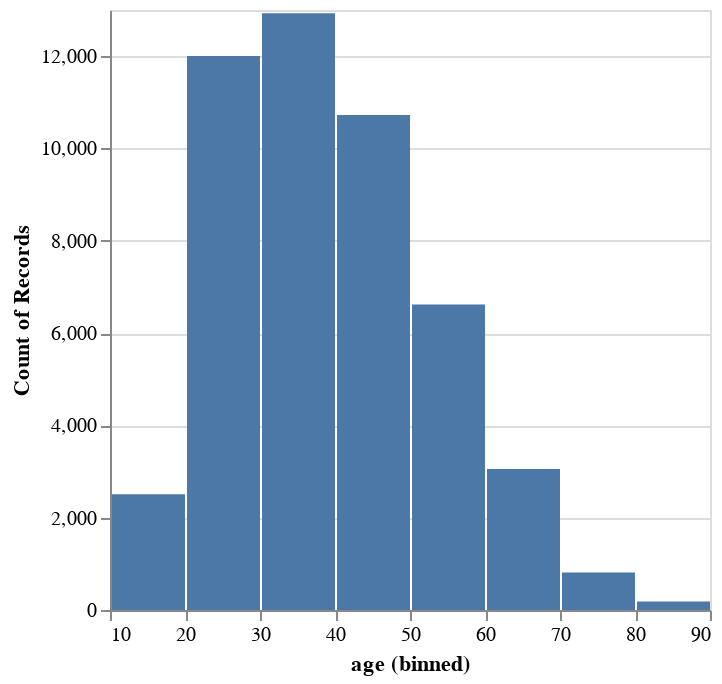

This figure's notebook cell:
### Code cell
alt.data_transformers.disable_max_rows()

alt.Chart(df[['age']]).mark_bar().encode(
        x = alt.X('age:Q', bin=True),
        y = 'count()'
)

### Figure 1 — Vega-Lite specification as saved in the notebook (floating-point values rounded to 4 significant figures; data arrays with more than 128 entries replaced by an {"elided": "..."} marker saying what was removed)
{"config": {"view": {"continuousWidth": 300, "continuousHeight": 300}}, "data": {"name": "data-8853bb58e7071f05059a645f6d469569"}, "mark": {"type": "bar"}, "encoding": {"x": {"bin": true, "field": "age", "type": "quantitative"}, "y": {"aggregate": "count", "type": "quantitative"}}, "$schema": "https://vega.github.io/schema/vega-lite/v5.20.1.json", "datasets": {"data-8853bb58e7071f05059a645f6d469569": {"elided": "48842 records"}}}
